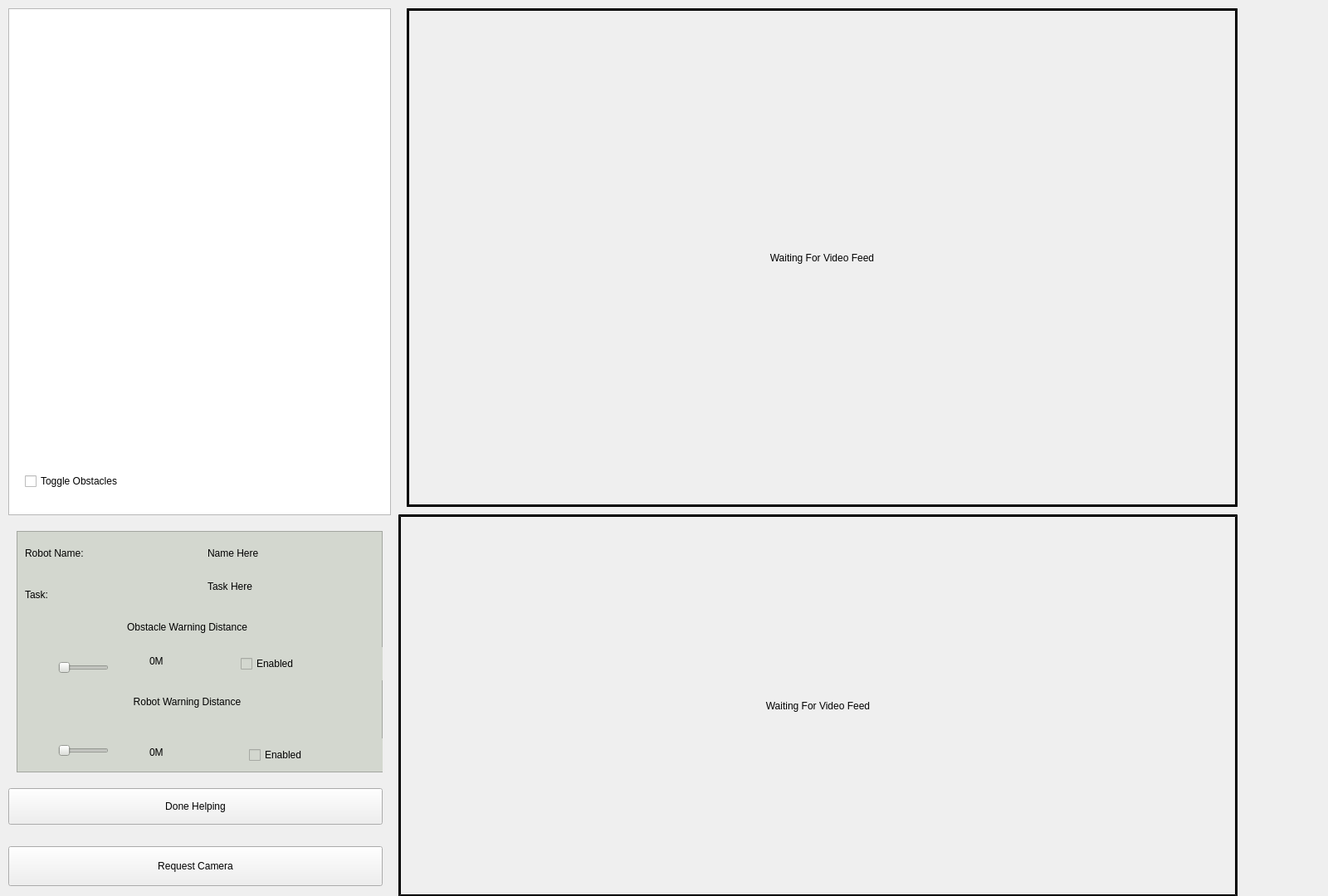
<?xml version="1.0" encoding="UTF-8"?>
<ui version="4.0">
 <class>MainWindow</class>
 <widget class="QMainWindow" name="MainWindow">
  <property name="geometry">
   <rect>
    <x>0</x>
    <y>0</y>
    <width>1600</width>
    <height>1080</height>
   </rect>
  </property>
  <property name="windowTitle">
   <string>Operator</string>
  </property>
  <widget class="QWidget" name="centralwidget">
   <widget class="QPushButton" name="DoneHelpingBTN">
    <property name="geometry">
     <rect>
      <x>10</x>
      <y>950</y>
      <width>451</width>
      <height>44</height>
     </rect>
    </property>
    <property name="text">
     <string>Done Helping</string>
    </property>
   </widget>
   <widget class="QPushButton" name="RequestCameraBTN">
    <property name="geometry">
     <rect>
      <x>10</x>
      <y>1020</y>
      <width>451</width>
      <height>48</height>
     </rect>
    </property>
    <property name="text">
     <string>Request Camera</string>
    </property>
   </widget>
   <widget class="QFrame" name="RobotDescriptionFrame">
    <property name="geometry">
     <rect>
      <x>20</x>
      <y>640</y>
      <width>441</width>
      <height>291</height>
     </rect>
    </property>
    <property name="styleSheet">
     <string notr="true">background-color: rgb(211, 215, 207);</string>
    </property>
    <property name="frameShape">
     <enum>QFrame::StyledPanel</enum>
    </property>
    <property name="frameShadow">
     <enum>QFrame::Raised</enum>
    </property>
    <widget class="QLabel" name="robotNameLBL">
     <property name="geometry">
      <rect>
       <x>10</x>
       <y>10</y>
       <width>171</width>
       <height>34</height>
      </rect>
     </property>
     <property name="text">
      <string>Robot Name:</string>
     </property>
    </widget>
    <widget class="QLabel" name="NameHereLBL">
     <property name="geometry">
      <rect>
       <x>230</x>
       <y>10</y>
       <width>171</width>
       <height>34</height>
      </rect>
     </property>
     <property name="text">
      <string>Name Here</string>
     </property>
    </widget>
    <widget class="QLabel" name="TaskLBL">
     <property name="geometry">
      <rect>
       <x>10</x>
       <y>60</y>
       <width>129</width>
       <height>34</height>
      </rect>
     </property>
     <property name="text">
      <string>Task:</string>
     </property>
    </widget>
    <widget class="QLabel" name="TaskHereLBL">
     <property name="geometry">
      <rect>
       <x>230</x>
       <y>50</y>
       <width>129</width>
       <height>34</height>
      </rect>
     </property>
     <property name="text">
      <string>Task Here</string>
     </property>
    </widget>
    <widget class="QLabel" name="obstacleWarningDistanceLBL">
     <property name="geometry">
      <rect>
       <x>20</x>
       <y>100</y>
       <width>371</width>
       <height>31</height>
      </rect>
     </property>
     <property name="text">
      <string>Obstacle Warning Distance</string>
     </property>
     <property name="alignment">
      <set>Qt::AlignCenter</set>
     </property>
    </widget>
    <widget class="QSlider" name="obstacleWarningDistanceSLDR">
     <property name="geometry">
      <rect>
       <x>50</x>
       <y>150</y>
       <width>61</width>
       <height>30</height>
      </rect>
     </property>
     <property name="orientation">
      <enum>Qt::Horizontal</enum>
     </property>
    </widget>
    <widget class="QCheckBox" name="ObstacleWarningCB">
     <property name="geometry">
      <rect>
       <x>270</x>
       <y>140</y>
       <width>175</width>
       <height>40</height>
      </rect>
     </property>
     <property name="text">
      <string>Enabled</string>
     </property>
    </widget>
    <widget class="QLabel" name="ObstacleWarningDistanceLBL">
     <property name="geometry">
      <rect>
       <x>160</x>
       <y>140</y>
       <width>61</width>
       <height>34</height>
      </rect>
     </property>
     <property name="text">
      <string>0M</string>
     </property>
    </widget>
    <widget class="QSlider" name="RobotWarningDistanceSLDR">
     <property name="geometry">
      <rect>
       <x>50</x>
       <y>250</y>
       <width>61</width>
       <height>30</height>
      </rect>
     </property>
     <property name="orientation">
      <enum>Qt::Horizontal</enum>
     </property>
    </widget>
    <widget class="QLabel" name="RobotWarningDistanceLBL">
     <property name="geometry">
      <rect>
       <x>160</x>
       <y>250</y>
       <width>61</width>
       <height>34</height>
      </rect>
     </property>
     <property name="text">
      <string>0M</string>
     </property>
    </widget>
    <widget class="QCheckBox" name="RobotWarningCB">
     <property name="geometry">
      <rect>
       <x>280</x>
       <y>250</y>
       <width>175</width>
       <height>40</height>
      </rect>
     </property>
     <property name="text">
      <string>Enabled</string>
     </property>
    </widget>
    <widget class="QLabel" name="RobotWarningDistanceTitleLBL">
     <property name="geometry">
      <rect>
       <x>20</x>
       <y>190</y>
       <width>371</width>
       <height>31</height>
      </rect>
     </property>
     <property name="text">
      <string>Robot Warning Distance</string>
     </property>
     <property name="alignment">
      <set>Qt::AlignCenter</set>
     </property>
    </widget>
   </widget>
   <widget class="QGraphicsView" name="OperatorMap">
    <property name="geometry">
     <rect>
      <x>10</x>
      <y>10</y>
      <width>461</width>
      <height>611</height>
     </rect>
    </property>
   </widget>
   <widget class="QLabel" name="Camera1">
    <property name="geometry">
     <rect>
      <x>490</x>
      <y>10</y>
      <width>1001</width>
      <height>601</height>
     </rect>
    </property>
    <property name="styleSheet">
     <string notr="true">border-color: rgb(0, 0,0);
border-width: 3px;
border-style: outset;</string>
    </property>
    <property name="text">
     <string>Waiting For Video Feed</string>
    </property>
    <property name="alignment">
     <set>Qt::AlignCenter</set>
    </property>
   </widget>
   <widget class="QLabel" name="Camera2">
    <property name="geometry">
     <rect>
      <x>480</x>
      <y>620</y>
      <width>1011</width>
      <height>461</height>
     </rect>
    </property>
    <property name="styleSheet">
     <string notr="true">border-color: rgb(0, 0,0);
border-width: 3px;
border-style: outset;</string>
    </property>
    <property name="text">
     <string>Waiting For Video Feed</string>
    </property>
    <property name="alignment">
     <set>Qt::AlignCenter</set>
    </property>
   </widget>
   <widget class="QGraphicsView" name="AugmentedRealityPanel">
    <property name="geometry">
     <rect>
      <x>490</x>
      <y>10</y>
      <width>1001</width>
      <height>601</height>
     </rect>
    </property>
    <property name="styleSheet">
     <string notr="true">border-color: rgb(0, 0,0);
border-width: 3px;
border-style: outset;
background-color: transparent;</string>
    </property>
   </widget>
   <widget class="QCheckBox" name="ToggleObstaclesCB">
    <property name="geometry">
     <rect>
      <x>30</x>
      <y>560</y>
      <width>175</width>
      <height>40</height>
     </rect>
    </property>
    <property name="text">
     <string>Toggle Obstacles</string>
    </property>
   </widget>
  </widget>
 </widget>
 <resources/>
 <connections/>
</ui>
